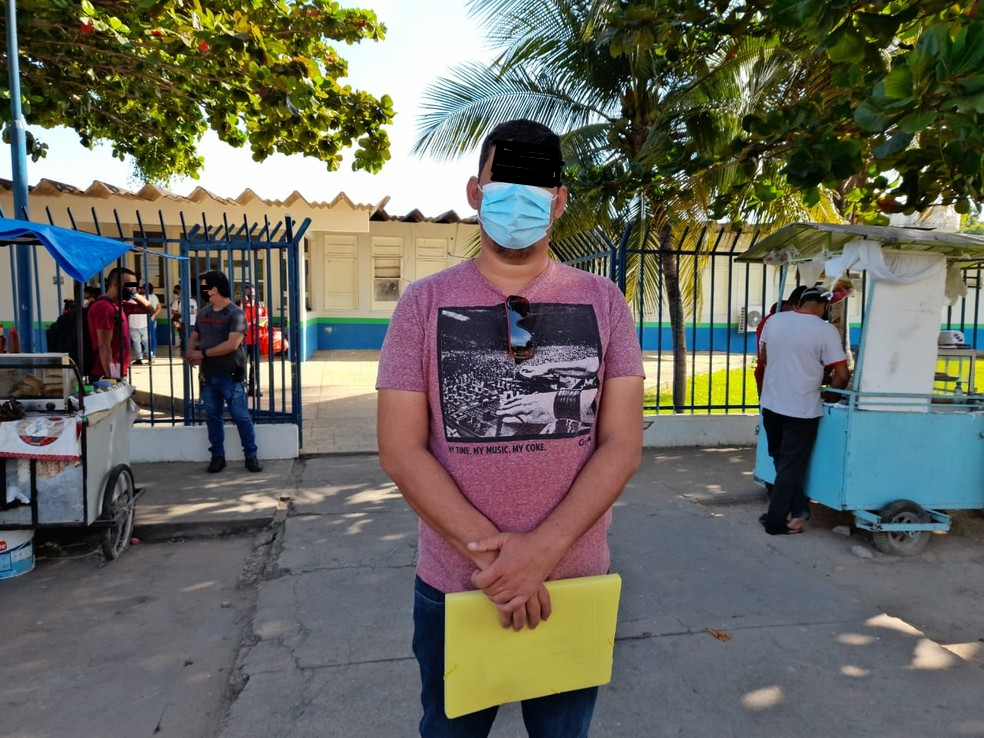
#> input picture casos.png, 984 x 738 px
$ python identificando_corpo.py
#> lines starting #> are read from the running program, lines starting #| are printed output that depends on the picture; after the words box and inside, x2 and y2 are one past the last pixel; in counts of white or black regions, pixels touching at a corner belong together
import cv2

def reconhecendo_corpo(foto):
#> called with foto = 'casos.png'
    imagem =cv2.imread(foto)
#> imagem is the input picture: shape (738, 984, 3); mean B, G, R 95, 104.5, 104.4
    corpo =  cv2.CascadeClassifier('haarcascade_fullbody.xml')
    cor_padrao = cv2.cvtColor(imagem, cv2.COLOR_BGR2GRAY)
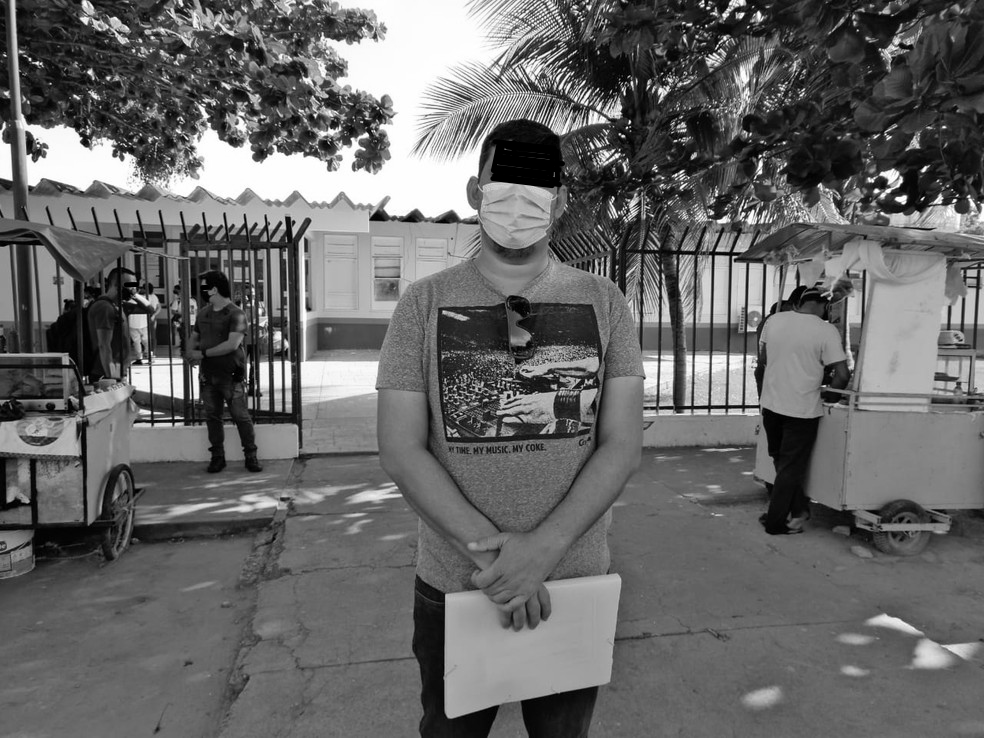
#> cor_padrao: shape (738, 984); min 0, max 255, mean 103.4
    decta =   corpo.detectMultiScale(cor_padrao, scaleFactor=1.1, minSize=(50,50))
#> decta = [[154, 228, 145, 290], [712, 243, 160, 318]]
    print("Encontrei %i pessoas"%len(decta))
#| Encontrei 2 pessoas
    for (x, y, l, a) in decta:
          cv2.rectangle(imagem, (x, y), (x + l, y + a), (0,255,0), 2)
#> this loop made 2 passes
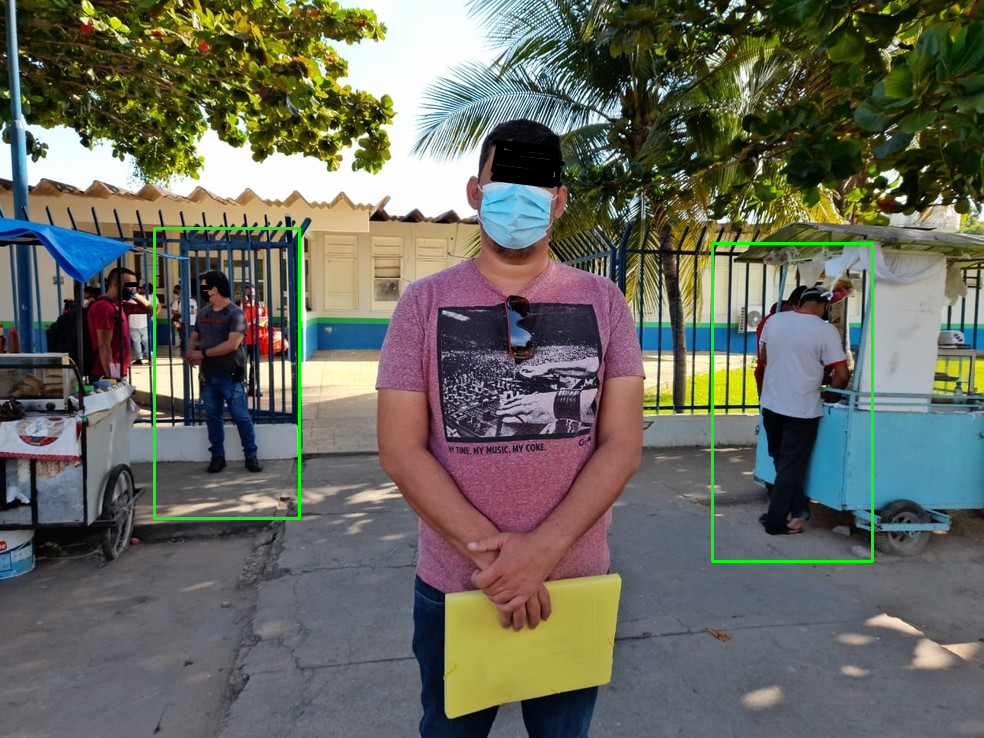
#> imagem: shape (738, 984, 3); 0.75% of pixels changed, all inside (x1, y1, x2, y2) = (153, 227, 874, 563)
    cv2.imshow('image',imagem)
    cv2.waitKey(0)
    cv2.destroyAllWindows()


reconhecendo_corpo('casos.png')

$ run again, with exemplo.png copied over casos.png
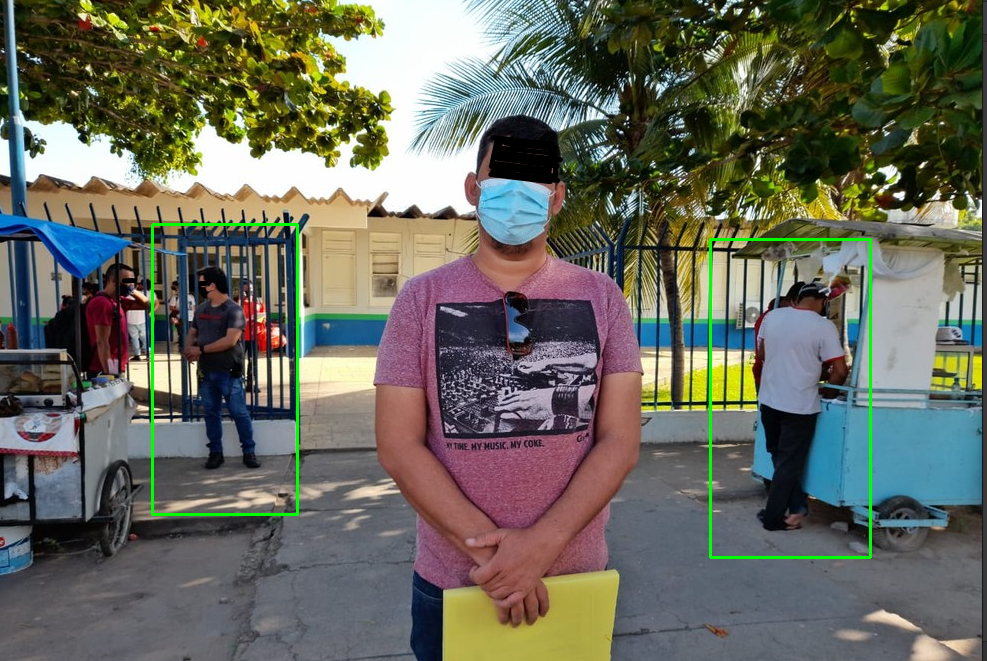
#> input picture exemplo.png, 987 x 661 px
#> in reconhecendo_corpo, imagem is the input picture: shape (661, 987, 3); mean B, G, R 93.4, 106, 104.1
#> in reconhecendo_corpo, `cor_padrao = cv2.cvtColor(imagem, cv2.COLOR_BGR2GRAY)`:
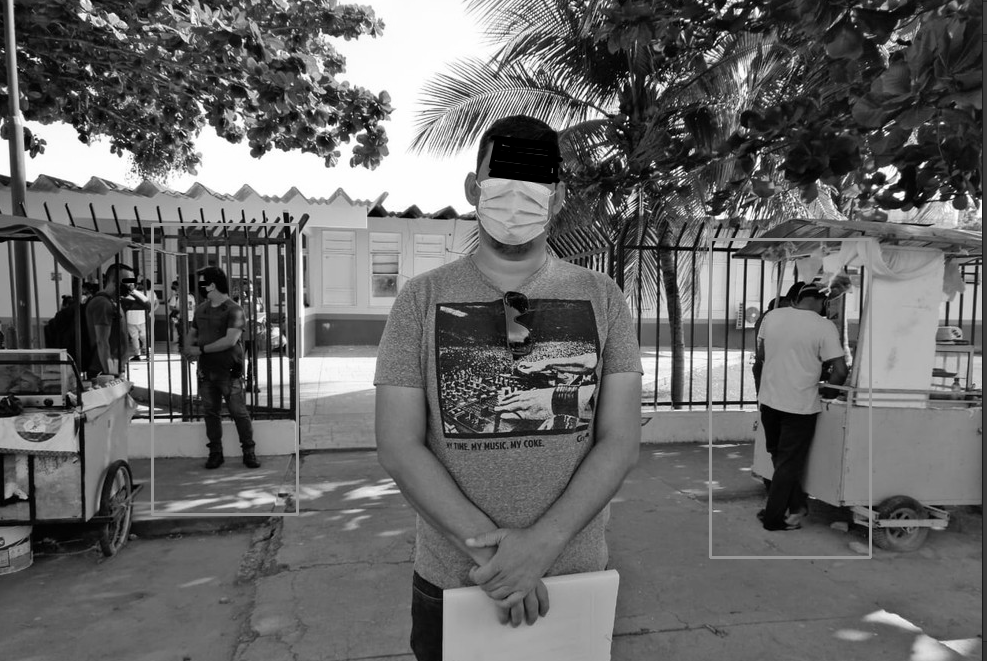
#> cor_padrao: shape (661, 987); min 0, max 255, mean 104
#> decta = [[703, 248, 162, 325]]
#| Encontrei 1 pessoas
#> the loop in reconhecendo_corpo, `for (x, y, l, a) in decta:` made 1 pass
#> after the loop in reconhecendo_corpo, `for (x, y, l, a) in decta:`:
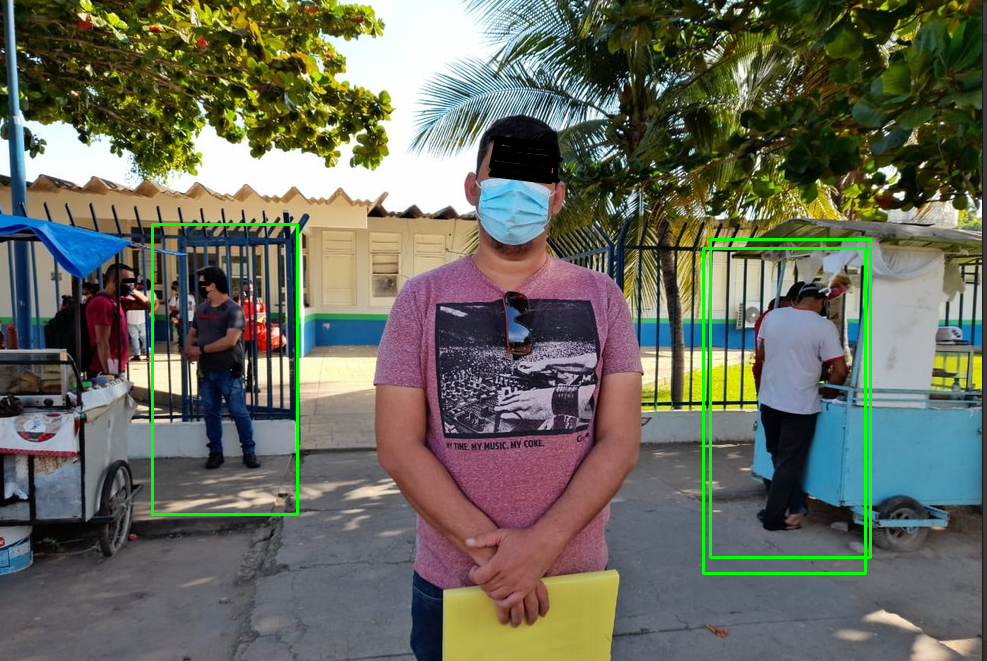
#> imagem: shape (661, 987, 3); 0.44% of pixels changed, all inside (x1, y1, x2, y2) = (702, 247, 867, 575)
